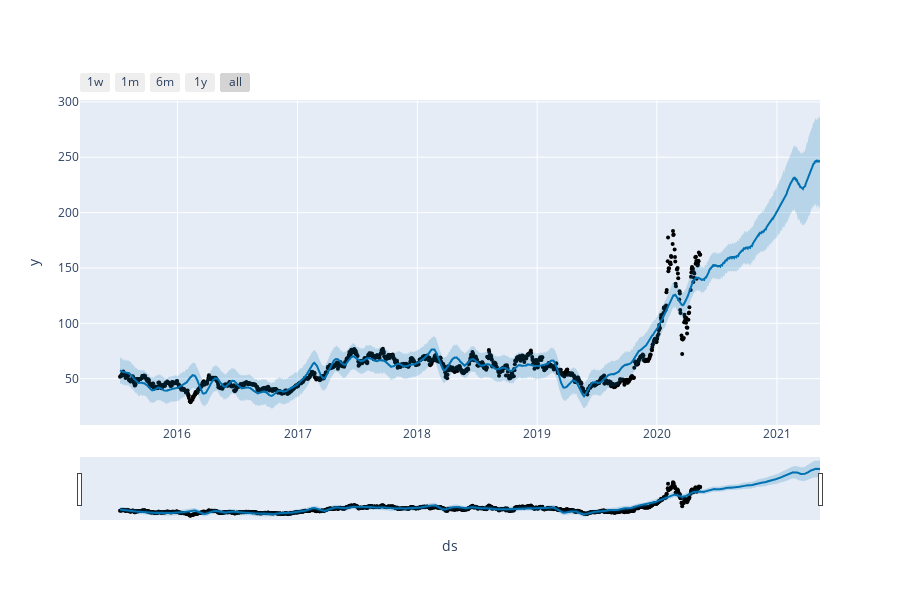

The notebook cell saved with this chart:
### Code cell
plot_plotly(fbp, forecast)

### Figure 1 — Plotly figure (JSON) as saved in the notebook; plotly's stock layout.template omitted (floating-point values rounded to 4 significant figures; data arrays with more than 128 entries replaced by an {"elided": "..."} marker saying what was removed)
{"data": [{"marker": {"color": "black", "size": 4}, "mode": "markers", "name": "Actual", "type": "scatter", "x": {"elided": "1219 str values"}, "y": {"elided": "1219 float values"}}, {"hoverinfo": "skip", "line": {"width": 0}, "mode": "lines", "type": "scatter", "x": {"elided": "1584 str values"}, "y": {"elided": "1584 float values"}}, {"fill": "tonexty", "fillcolor": "rgba(0, 114, 178, 0.2)", "line": {"color": "#0072B2", "width": 2}, "mode": "lines", "name": "Predicted", "type": "scatter", "x": {"elided": "1584 str values"}, "y": {"elided": "1584 float values"}}, {"fill": "tonexty", "fillcolor": "rgba(0, 114, 178, 0.2)", "hoverinfo": "skip", "line": {"width": 0}, "mode": "lines", "type": "scatter", "x": {"elided": "1584 str values"}, "y": {"elided": "1584 float values"}}], "layout": {"height": 600, "showlegend": false, "width": 900, "xaxis": {"rangeselector": {"buttons": [{"count": 7, "label": "1w", "step": "day", "stepmode": "backward"}, {"count": 1, "label": "1m", "step": "month", "stepmode": "backward"}, {"count": 6, "label": "6m", "step": "month", "stepmode": "backward"}, {"count": 1, "label": "1y", "step": "year", "stepmode": "backward"}, {"step": "all"}]}, "rangeslider": {"visible": true}, "title": {"text": "ds"}, "type": "date"}, "yaxis": {"title": {"text": "y"}}}}
